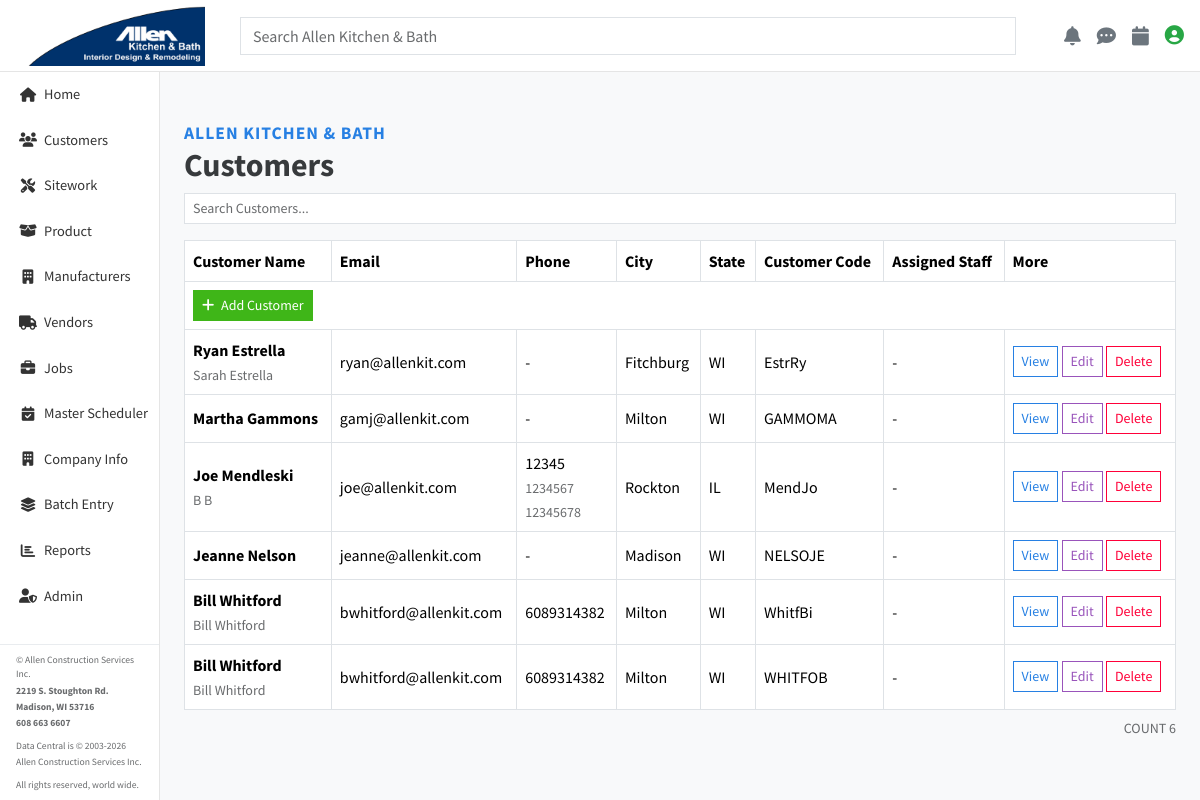
The page /crm/list_customer/ (signed in) on the database its author committed.
### crm/models.py (models this page shows, shortened)
class Customer(models.Model):
    uuid = models.UUIDField(default=uuid.uuid4, editable=False, unique=True, db_index=True)
    first_name = models.CharField(max_length=100)
    last_name = models.CharField(max_length=100)
    email = models.EmailField(max_length=100)
    first_name2 = models.CharField(max_length=100,blank=True)
    last_name2 = models.CharField(max_length=100,blank=True)
    address = models.CharField(max_length=100)
    city = models.CharField(max_length=100)
    state = models.CharField(max_length=2)
    zip = models.CharField(max_length=15)
    county = models.ForeignKey(County,on_delete=models.CASCADE,null=True)
    emailoptout  = models.CharField(max_length=1,blank=True)
    cellphone = models.CharField(max_length=12,blank=True)
    cellphone2 = models.CharField(max_length=12,blank=True)
    home_phone = models.CharField(max_length=12,blank=True)
    work_phone = models.CharField(max_length=12,blank=True)
    work_phone2 = models.CharField(max_length=12,blank=True)
    status_flag = models.CharField(max_length=1,blank=True)
    assigned_staff = models.CharField(max_length=100,blank=True)
    cust_code = models.CharField(max_length=7,blank=True)
    referral = models.ForeignKey(Referral,on_delete=models.CASCADE,null=True)
    notes = models.CharField(max_length=300,blank=True)
    created_at = models.DateTimeField(auto_now_add=True, null=True, blank=True)
    updated_at = models.DateTimeField(auto_now=True, null=True, blank=True)
    created_by = models.CharField(max_length=100, blank=True)
    updated_by = models.CharField(max_length=100, blank=True)
    deleted_at = models.DateTimeField(null=True, blank=True)
    deleted_by = models.CharField(max_length=100, blank=True)

### crm/views.py (the view)
# urls.py: path('list_customer/',CustomerListView.as_view(),name='list_customer'),
class CustomerListView(LoginRequiredMixin, ListView):
    model = Customer
    context_object_name = "customer_list"
    queryset = Customer.objects.order_by('last_name')

### sitework/context_processors.py (called while the page is built)
def sw(request):
    return {'sw': Sitework(request)}

### crm/templates/crm/customer_list.html (shortened to what this page needs)
{% extends "base.html" %}
{% load static %}
{% block content %}
<div class="container-fluid mt-4">
    <div class="d-flex justify-content-between align-items-center mb-2">
        <div>
            <span class="fw-bold text-primary" style="font-size: 1.1rem; letter-spacing: 1px;">ALLEN KITCHEN & BATH</span>
            <h2 class="fw-bold mb-0" style="font-size: 2rem;">Customers</h2>
        </div>
    </div>
    <div class="table-responsive">
        <div class="mb-3">
            <input type="text" class="form-control form-control-sm" placeholder="Search Customers..." id="customer-search-bar">
        </div>
        <table class="table table-bordered table-hover align-middle mb-0">
            <thead class="sticky-header">
                <tr>
                    <th>Customer Name</th>
                    <th>Email</th>
                    <th>Phone</th>
                    <th>City</th>
                    <th>State</th>
                    <th>Customer Code</th>
                    <th>Assigned Staff</th>
                    <th>More</th>
                </tr>
            </thead>
            <tbody id="customer-table-body">
                <tr class="border-top-0 border-bottom-0">
                    <td colspan="8" class="border-top-0 border-bottom-0 py-2">
                        <a href="{% url 'crm:create_customer' %}" class="btn btn-sm btn-success">
                            <i class="fas fa-plus me-1"></i>
                            Add Customer
                        </a>
                    </td>
                </tr>
                {% for customer in customer_list %}
                <tr>
                    <td>
                        <strong>{{ customer.first_name }} {{ customer.last_name }}</strong>
                        {% if customer.first_name2 or customer.last_name2 %}
                            <br><small class="text-muted">{{ customer.first_name2 }} {{ customer.last_name2 }}</small>
                        {% endif %}
                    </td>
                    <td>
                        {% if customer.email %}
                            {{ customer.email }}
                        {% else %}
                            -
                        {% endif %}
                    </td>
                    <td>
                        {% if customer.cellphone %}
                            <div>{{ customer.cellphone }}</div>
                        {% endif %}
                        {% if customer.home_phone %}
                            <div><small class="text-muted">{{ customer.home_phone }}</small></div>
                        {% endif %}
                        {% if customer.work_phone %}
                            <div><small class="text-muted">{{ customer.work_phone }}</small></div>
                        {% endif %}
                        {% if not customer.cellphone and not customer.home_phone and not customer.work_phone %}
                            -
                        {% endif %}
                    </td>
                    <td>{{ customer.city|default:'-' }}</td>
                    <td>{{ customer.state|default:'-' }}</td>
                    <td>
                        {% if customer.cust_code %}
                            <div>{{ customer.cust_code }}</div>
                        {% else %}
                            -
                        {% endif %}
                    </td>
                    <td>{{ customer.assigned_staff|default:'-' }}</td>
                    <td>
                        <a href="{% url 'crm:detail_customer' customer.uuid %}" class="btn btn-sm btn-outline-primary">View</a>
                        <a href="{% url 'crm:update_customer' customer.uuid %}" class="btn btn-sm btn-outline-info">Edit</a>
                        <button type="button" class="btn btn-sm btn-outline-danger ajax-delete-customer" data-customer-id="{{ customer.uuid }}" data-customer-name="{{ customer.first_name }} {{ customer.last_name }}">Delete</button>
                    </td>
                </tr>
                {% endfor %}
            </tbody>
        </table>
    </div>
    <div class="mt-2 text-end text-muted small">
        COUNT <span id="customer-count">{{ customer_list|length }}</span>
    </div>
</div>
{% endblock %}

### templates/base.html (shortened to what this page needs)
{% load static %}
{% load django_htmx %}
<!DOCTYPE html>
<html lang="en">
<head>
    <link rel="stylesheet" href="https://bootswatch.com/5/cosmo/bootstrap.min.css">
    <link rel="stylesheet" href="https://cdnjs.cloudflare.com/ajax/libs/font-awesome/6.4.0/css/all.min.css">
</head>
<body>
    <div class="topbar d-flex align-items-center">
        <a href="/"><img src="{% static 'crm/ologo.png' %}" class="logo-img" alt="logo"></a>
        <form class="search-bar d-flex align-items-center" method="GET" action="{% url 'search' %}">
            <input class="form-control me-2" type="search" name="q" placeholder="Search Allen Kitchen & Bath" aria-label="Search">
        </form>
        <div class="user-icons">
            <i class="fa fa-bell"></i>
            <i class="fa fa-comment-dots"></i>
            <i class="fa fa-calendar"></i>
            {% if user.is_authenticated %}
                <div class="dropdown d-inline">
                    <i class="fa fa-user-circle user-dropdown-trigger authenticated" id="userDropdown" data-bs-toggle="dropdown" aria-expanded="false" title="{{ user.username }}"></i>
                </div>
            {% else %}
                <a href="{% url 'accounts:login' %}" class="text-decoration-none" title="Login">
                    <i class="fa fa-user-circle"></i>
                </a>
            {% endif %}
        </div>
    </div>
    <div class="sidebar d-flex flex-column align-items-start">
        <nav class="nav flex-column w-100 flex-grow-1">
            <a class="nav-link" href="#" onclick="collapseProductSubmenu(); collapseCustomerSubmenu(); collapseSiteworkSubmenu(); collapseJobSubmenu(); collapseCompanySubmenu(); collapseBatchEntrySubmenu(); collapseReportsSubmenu();"><i class="fa fa-home me-2"></i> Home</a>
            <a class="nav-link submenu-parent" href="#" onclick="toggleCustomerSubmenu(this)"><i class="fa fa-users me-2"></i> Customers</a>
            <a class="nav-link submenu-parent" href="#" onclick="toggleSiteworkSubmenu(this)"><i class="fa fa-tools me-2"></i> Sitework</a>
            <a class="nav-link submenu-parent" href="#" onclick="toggleProductSubmenu(this)"><i class="fa fa-box-open me-2"></i> Product</a>
            <a class="nav-link" href="{% url 'product:manufacturers' %}" onclick="collapseProductSubmenu(); collapseCustomerSubmenu(); collapseSiteworkSubmenu(); collapseJobSubmenu(); collapseCompanySubmenu();"><i class="fa fa-building me-2"></i> Manufacturers</a>
            <a class="nav-link" href="{% url 'product:vendors' %}" onclick="collapseProductSubmenu(); collapseCustomerSubmenu(); collapseSiteworkSubmenu(); collapseJobSubmenu(); collapseCompanySubmenu();"><i class="fa fa-truck me-2"></i> Vendors</a>
            <a class="nav-link submenu-parent" href="#" onclick="toggleJobSubmenu(this)"><i class="fa fa-briefcase me-2"></i> Jobs</a>
            <a class="nav-link submenu-parent" href="#" onclick="toggleMasterSchedulerSubmenu(this)"><i class="fa fa-calendar-check me-2"></i> Master Scheduler</a>
            <a class="nav-link submenu-parent" href="#" onclick="toggleCompanySubmenu(this)"><i class="fa fa-building me-2"></i> Company Info</a>
            <a class="nav-link submenu-parent" href="#" onclick="toggleBatchEntrySubmenu(this)"><i class="fa fa-layer-group me-2"></i> Batch Entry</a>
            <a class="nav-link submenu-parent" href="#" onclick="toggleReportsSubmenu(this)"><i class="fa fa-chart-bar me-2"></i> Reports</a>
            <a class="nav-link" href="/admin/" onclick="collapseProductSubmenu(); collapseCustomerSubmenu(); collapseSiteworkSubmenu(); collapseJobSubmenu(); collapseCompanySubmenu(); collapseReportsSubmenu(); collapseBatchEntrySubmenu();"><i class="fa fa-user-shield me-2"></i> Admin</a>
        </nav>
        <div class="px-3 py-2 mt-auto" style="border-top: 1px solid #e9ecef;">
            <small class="text-muted" style="font-size: 0.6rem;">
                <div style="margin-bottom: 2px;">&copy; Allen Construction Services Inc.</div>
                <div style="margin-bottom: 2px; font-weight: bold;">2219 S. Stoughton Rd.</div>
                <div style="margin-bottom: 2px; font-weight: bold;">Madison, WI 53716</div>
                <div style="margin-bottom: 0px; font-weight: bold;">608 663 6607</div>
            </small>
            <div style="height: 8px;"></div>
            <small class="text-muted" style="font-size: 0.6rem;">
                <div style="margin-bottom: 2px;">Data Central is &copy; 2003-{% now "Y" %}</div>
                <div style="margin-bottom: 0px;">Allen Construction Services Inc.</div>
            </small>
            <div style="height: 8px;"></div>
            <small class="text-muted" style="font-size: 0.6rem;">
                <div style="margin-bottom: 0px;">All rights reserved, world wide.</div>
            </small>
        </div>
    </div>
    <div class="main-content">
        <div class="container-fluid py-4">
            {% block content %}{% endblock %}
        </div>
    </div>
</body>
</html>

### templates/base.html (style rules this page uses)
body { background: #f8f9fa; }
.topbar { height: 72px; background: #fff; border-bottom: 1px solid #e5e5e5; display: flex; align-items: center; padding: 0 16px; position: fixed; top: 0; left: 0; width: 100vw; z-index: 101; justify-content: space-between; }
.sidebar { position: fixed; top: 72px; left: 0; width: 160px; height: calc(100vh - 72px); background: #fff; border-right: 1px solid #e5e5e5; z-index: 100; overflow-y: auto; scrollbar-width: thin; scrollbar-color: #c1c1c1 #f1f1f1; }
.sidebar .nav-link { color: #333; font-weight: 500; margin-bottom: 0; display: flex; align-items: center; padding: 12px 0 12px 20px; font-size: 0.9rem; }
.sidebar .nav-link i { display: inline-flex; align-items: center; justify-content: center; width: 16px; height: 16px; margin-right: 2px; }
.sidebar .nav-link.submenu-parent { position: relative; }
.main-content { margin-left: 160px; padding: 0; padding-top: 72px; }
.search-bar { flex: 1; margin: 0 24px; display: flex; justify-content: center; }
.user-icons { display: flex; align-items: center; }
.logo-img { height: 60px; width: 200px; background: #ffffff; display: block; object-fit: contain; }
.user-icons i { font-size: 1.2rem; color: #6c757d; margin-left: 1rem; cursor: pointer; transition: color 0.2s ease; }
.user-dropdown-trigger { font-size: 1.2rem; margin-left: 1rem; color: #6c757d; cursor: pointer; transition: color 0.2s ease; }
.user-dropdown-trigger.authenticated { color: #28a745; }

### rows shown on the page
Customer: first_name "Ryan", last_name "Estrella", first_name2 "Sarah", last_name2 "Estrella", email "ryan@allenkit.com", city "Fitchburg", state "WI", cust_code "EstrRy", assigned_staff "-"
Customer: first_name "Martha", last_name "Gammons", email "gamj@allenkit.com", city "Milton", state "WI", cust_code "GAMMOMA", assigned_staff "-"
Customer: first_name "Joe", last_name "Mendleski", first_name2 "B", last_name2 "B", email "joe@allenkit.com", cellphone "12345", home_phone "1234567", work_phone "12345678", city "Rockton", state "IL", cust_code "MendJo", assigned_staff "-"
Customer: first_name "Jeanne", last_name "Nelson", email "jeanne@allenkit.com", city "Madison", state "WI", cust_code "NELSOJE", assigned_staff "-"
Customer: first_name "Bill", last_name "Whitford", first_name2 "Bill", last_name2 "Whitford", email "bwhitford@allenkit.com", cellphone "6089314382", city "Milton", state "WI", cust_code "WhitfBi", assigned_staff "-"
Customer: first_name "Bill", last_name "Whitford", first_name2 "Bill", last_name2 "Whitford", email "bwhitford@allenkit.com", cellphone "6089314382", city "Milton", state "WI", cust_code "WHITFOB", assigned_staff "-"

### other values the page prints
{{ customer_list|length }} "6"
